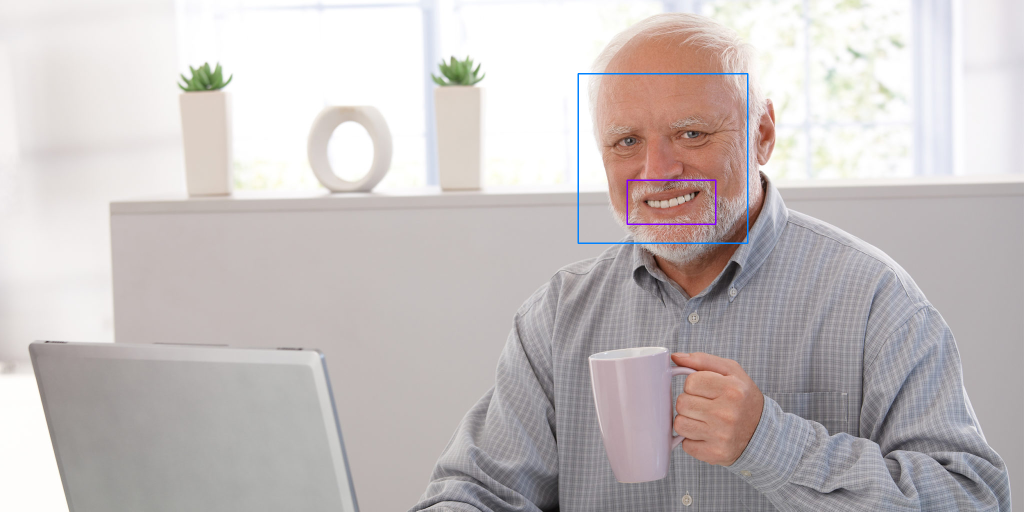
#> input picture Task12/result_garold.png.png, 2048 x 1024 px, found by its file name (shown at 1/2 size); its folder holds 3 pictures in this run
$ python haar.py
#> lines starting #> are read from the running program, lines starting #| are printed output that depends on the picture; after the words box and inside, x2 and y2 are one past the last pixel; in counts of white or black regions, pixels touching at a corner belong together; pictures that were not available may be replaced by others from this repository, and a replacement may not be noted
import os
import cv2


cascade_face = cv2.CascadeClassifier(cv2.data.haarcascades + 'haarcascade_frontalface_default.xml')
cascade_eye = cv2.CascadeClassifier(cv2.data.haarcascades + 'haarcascade_eye.xml')
cascade_smile = cv2.CascadeClassifier(cv2.data.haarcascades + 'haarcascade_smile.xml')


def drow_eyes(eye, img_color):
    for (x_eye, y_eye, w_eye, h_eye) in eye:
        cv2.rectangle(
            img_color,
            (x_eye, y_eye),
            (x_eye + w_eye, y_eye + h_eye),
            (0, 180, 60), 2
        )


def drow_smile(smile, img_color):
    for (x_smile, y_smile, w_smile, h_smile) in smile:
        cv2.rectangle(
            img_color,
            (x_smile, y_smile),
            (x_smile + w_smile, y_smile + h_smile),
            (255, 0, 130), 2
        )


def detection(image_path):
    image = cv2.imread(image_path)
#> image is the input picture: shape (1024, 2048, 3); mean B, G, R 191.2, 191.6, 198.3
    grayscale = cv2.cvtColor(image, cv2.IMREAD_GRAYSCALE)

    face = cascade_face.detectMultiScale(grayscale, scaleFactor=1.15, minNeighbors=3, minSize=(30, 30))
#> face = [[1158, 161, 310, 310]]
    for (x_face, y_face, w_face, h_face) in face:
        cv2.rectangle(image, (x_face, y_face), (x_face + w_face, y_face + h_face), (255, 130, 0), 2)

        img_grayscale = grayscale[y_face:y_face + h_face, x_face:x_face + w_face]
        img_color = image[y_face:y_face + h_face, x_face:x_face + w_face]

        eye = cascade_eye.detectMultiScale(img_grayscale, 1.2, 18)
        drow_eyes(eye, img_color)

        smile = cascade_smile.detectMultiScale(img_grayscale, 1.7, 20)
        drow_smile(smile, img_color)
#> this loop made 1 pass
#> (x_face, y_face, w_face, h_face, smile) on pass 1: (1158, 161, 310, 310, [[117, 221, 104, 52], [89, 184, 177, 88]])
#> pass 1, in detection, `img_grayscale = grayscale[y_face:y_face + h_face, x_face:x_face + w_fa..`:
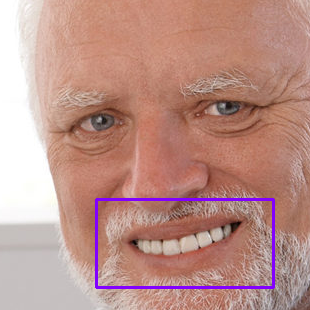
#> img_grayscale: shape (310, 310, 4); mean B, G, R, A 136.6, 145.3, 188.7, 255
#> pass 1, in detection, `img_color = image[y_face:y_face + h_face, x_face:x_face + w_face]`:
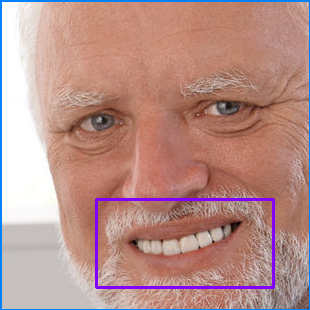
#> img_color: shape (310, 310, 3); mean B, G, R 138.1, 144.3, 184.7
#> after the loop:
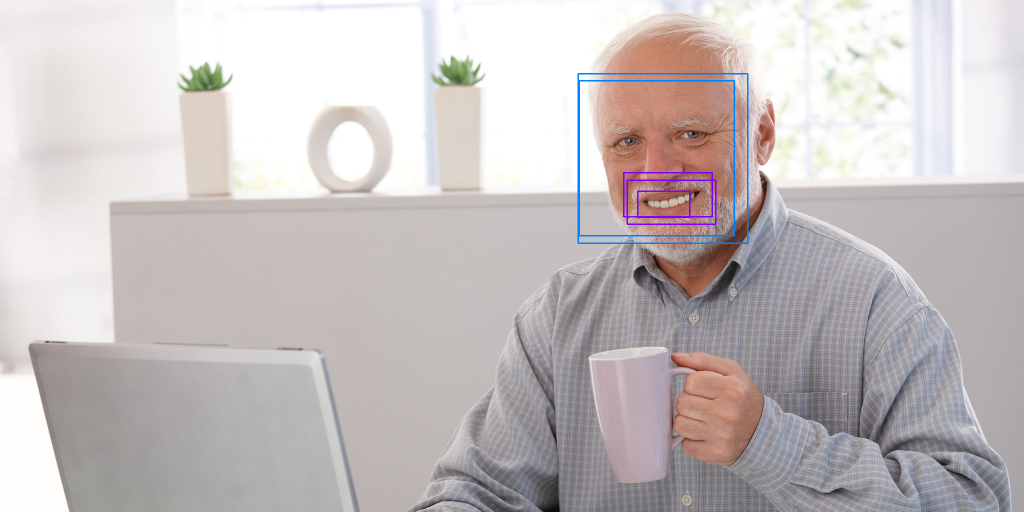
#> image: shape (1024, 2048, 3) (shown at 1/2 size); 0.27% of pixels changed, all inside (x1, y1, x2, y2) = (1158, 160, 1470, 473)

    return image


test_pictures_name = os.listdir('test_pictures')
for file_name in test_pictures_name:
    file_path = os.path.join(os.path.abspath('test_pictures'), file_name)
    result = detection(file_path)
    cv2.imwrite(f'result_{file_name}.png', result)
